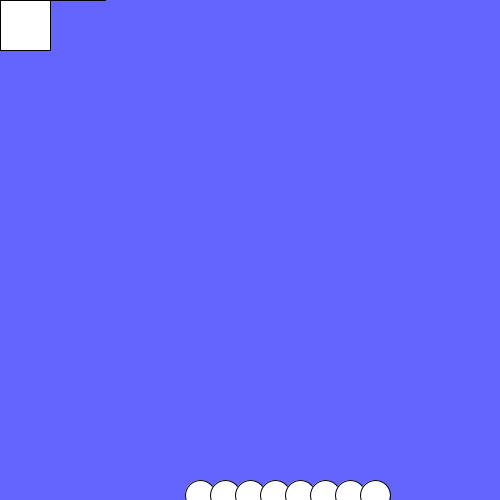
Frame 1 (no input)
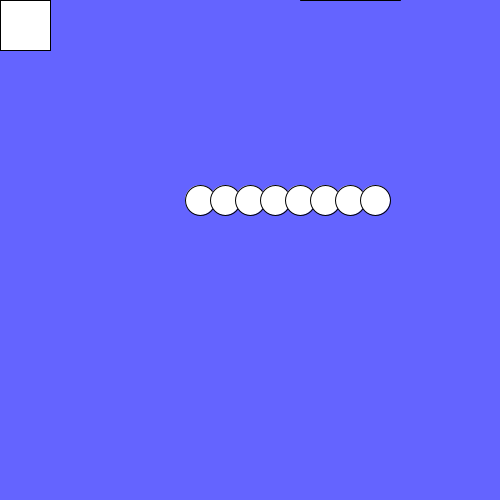
Frame 60 (the mouse pressed at the canvas centre just before this capture)
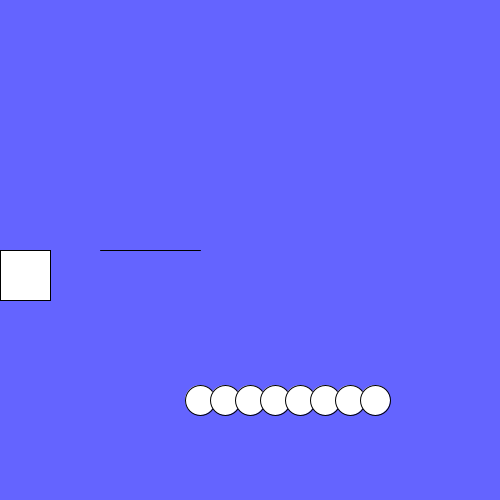
Frame 120 (the mouse held since frame 60 and released just before this capture)

The Processing sketch that drew these frames (run headless with seeded random() and noise(); from frame 60 on, the mouse is pressed at the canvas centre):

// Processing sketch: game_beter
// ── game_beter.pde
float y1 = 500;
float pijlX = 0;
float recta = 0;
float[] balonnen = { 200, 225, 250, 275, 300, 325, 350, 375};

void setup() {
  size(500,500);
}

void draw () {
  background(100,100,255);
  
  y1 = y1 - 5;
  pijlX = pijlX + 5;
  println(pijlX);
  line(pijlX,mouseY,pijlX + 100,mouseY);
  rect (0,mouseY, 50,50);
  
  for(int i = 0 ; i < balonnen.length ; i ++ ){
    ellipse(balonnen[i],y1,30,30);
  }

   
  if (y1<=0) {
    y1 = 500;
  }
  
  if(pijlX >= 500){
    pijlX = 0;
  }
}
